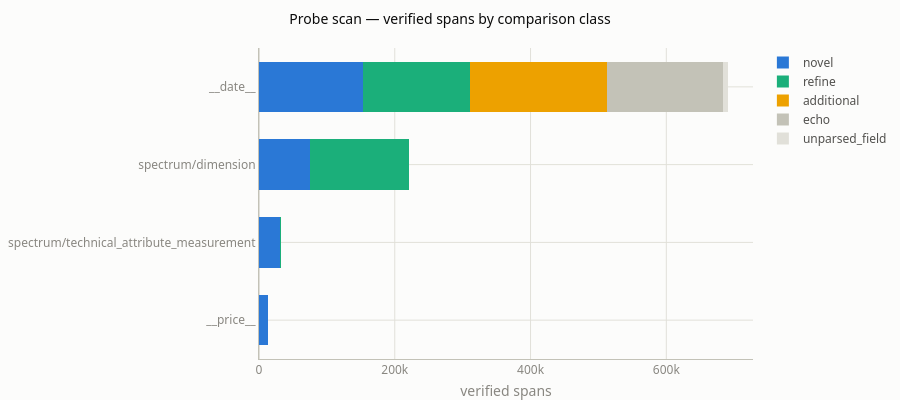

Here is the notebook cell this chart was saved with:
### Markdown cell above
## 7. Record repair (tiers 1 + 5) — extractable pool and completeness

Refine + novel spans are the extractable pool; completeness is measured on that pool before and after the resolved patch ops.

### Code cell
pc = pl.read_parquet(PROBE_CANDIDATES)

PROBE_SEGMENTS = ["novel", "refine", "additional", "echo", "unparsed_field"]
PROBE_COLOURS = dict(zip(PROBE_SEGMENTS, [CAT[0], CAT[1], CAT[2], GRAY_MID, GRAY_LIGHT]))

probe_seg = (
    pc.group_by("group", "status").agg(occ=pl.len())
    .with_columns(share=pl.col("occ") / pl.col("occ").sum().over("group"))
)
order = (
    probe_seg.filter(pl.col("status").is_in(["novel", "refine"]))
    .group_by("group").agg(pl.col("occ").sum()).sort("occ")["group"].to_list()
)

fig = go.Figure()
for seg in PROBE_SEGMENTS:
    t = probe_seg.filter(pl.col("status") == seg)
    fig.add_bar(y=t["group"].to_list(), x=t["occ"].to_list(), orientation="h",
                name=seg, marker=dict(color=PROBE_COLOURS[seg]),
                customdata=(t["share"] * 100).round(1).to_list(),
                hovertemplate="%{y} — " + seg + "<br>%{x:,} spans (%{customdata}%)<extra></extra>")
fig.update_layout(barmode="stack", bargap=0.3)
fig.update_yaxes(categoryorder="array", categoryarray=order)
fig.update_xaxes(title_text="verified spans", title_font=dict(color=MUTED))
style(fig, "Probe scan — verified spans by comparison class", height=400)
fig.show()

### Figure 1 — Plotly figure (JSON) as saved in the notebook; plotly's stock layout.template omitted (floating-point values rounded to 4 significant figures)
{"data": [{"customdata": [34.2, 22.2, 99.6, 99.9], "hovertemplate": "%{y} — novel<br>%{x:,} spans (%{customdata}%)<extra></extra>", "marker": {"color": "#2a78d6"}, "name": "novel", "orientation": "h", "type": "bar", "x": [75668, 153605, 31627, 13611], "y": ["spectrum/dimension", "__date__", "spectrum/technical_attribute_measurement", "__price__"]}, {"customdata": [22.8, 0.4, 65.7], "hovertemplate": "%{y} — refine<br>%{x:,} spans (%{customdata}%)<extra></extra>", "marker": {"color": "#1baf7a"}, "name": "refine", "orientation": "h", "type": "bar", "x": [157626, 141, 145334], "y": ["__date__", "spectrum/technical_attribute_measurement", "spectrum/dimension"]}, {"customdata": [29.2], "hovertemplate": "%{y} — additional<br>%{x:,} spans (%{customdata}%)<extra></extra>", "marker": {"color": "#eda100"}, "name": "additional", "orientation": "h", "type": "bar", "x": [201764], "y": ["__date__"]}, {"customdata": [24.6, 0.1, 0.0], "hovertemplate": "%{y} — echo<br>%{x:,} spans (%{customdata}%)<extra></extra>", "marker": {"color": "#c3c2b7"}, "name": "echo", "orientation": "h", "type": "bar", "x": [170376, 8, 83], "y": ["__date__", "__price__", "spectrum/dimension"]}, {"customdata": [1.1], "hovertemplate": "%{y} — unparsed_field<br>%{x:,} spans (%{customdata}%)<extra></extra>", "marker": {"color": "#e1e0d9"}, "name": "unparsed_field", "orientation": "h", "type": "bar", "x": [7925], "y": ["__date__"]}], "layout": {"bargap": 0.35, "barmode": "stack", "font": {"color": "#52514e", "family": "system-ui, \"Segoe UI\", sans-serif", "size": 12}, "height": 400, "legend": {"borderwidth": 0, "traceorder": "normal"}, "margin": {"b": 8, "l": 8, "r": 8, "t": 48}, "paper_bgcolor": "#fcfcfb", "plot_bgcolor": "#fcfcfb", "title": {"font": {"color": "#0b0b0b", "size": 14}, "text": "Probe scan — verified spans by comparison class"}, "xaxis": {"automargin": true, "gridcolor": "#e1e0d9", "linecolor": "#c3c2b7", "tickfont": {"color": "#898781"}, "ticks": "", "title": {"font": {"color": "#898781"}, "text": "verified spans"}, "zerolinecolor": "#c3c2b7"}, "yaxis": {"automargin": true, "categoryarray": ["__price__", "spectrum/technical_attribute_measurement", "spectrum/dimension", "__date__"], "categoryorder": "array", "gridcolor": "#e1e0d9", "linecolor": "#c3c2b7", "tickfont": {"color": "#898781"}, "ticks": "", "zerolinecolor": "#c3c2b7"}}}
